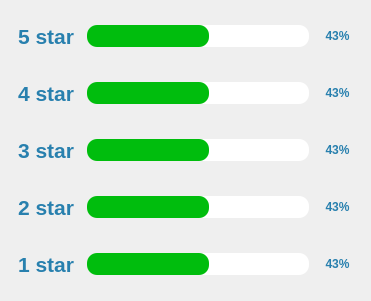
         <widget class="QWidget" name="layoutWidget">
          <property name="geometry">
           <rect>
            <x>0</x>
            <y>100</y>
            <width>371</width>
            <height>301</height>
           </rect>
          </property>
          <layout class="QVBoxLayout" name="verticalLayout_14">
           <item>
            <layout class="QHBoxLayout" name="horizontalLayout_6">
             <item>
              <widget class="QLabel" name="label_13">
               <property name="minimumSize">
                <size>
                 <width>70</width>
                 <height>0</height>
                </size>
               </property>
               <property name="styleSheet">
                <string notr="true">color: rgb(40, 128, 174);
 font: 14pt &quot;Segoe UI&quot;;</string>
               </property>
               <property name="text">
                <string>&lt;html&gt;&lt;head/&gt;&lt;body&gt;&lt;p&gt;&lt;span style=&quot; font-size:16pt; font-weight:700;&quot;&gt;5 star&lt;/span&gt;&lt;/p&gt;&lt;/body&gt;&lt;/html&gt;</string>
               </property>
               <property name="alignment">
                <set>Qt::AlignCenter</set>
               </property>
              </widget>
             </item>
             <item>
              <widget class="QProgressBar" name="progressBar_5star_1_7">
               <property name="styleSheet">
                <string notr="true">*{
 padding: 0 0 0 0px;
 margin: 0 0 0 0px;
 background-color: rgb(255, 255, 255);
 border-width: 0px;
 border-radius: 10px;                      
 }
 QProgressBar::chunk {
border-radius: 10px;
background-color: rgb(0, 189, 13);
 }</string>
               </property>
               <property name="value">
                <number>55</number>
               </property>
               <property name="textVisible">
                <bool>false</bool>
               </property>
              </widget>
             </item>
             <item>
              <widget class="QLabel" name="lb_5star_1_7">
               <property name="minimumSize">
                <size>
                 <width>45</width>
                 <height>0</height>
                </size>
               </property>
               <property name="styleSheet">
                <string notr="true">color: rgb(40, 128, 174);
 font: 14pt &quot;Segoe UI&quot;;</string>
               </property>
               <property name="text">
                <string>&lt;html&gt;&lt;head/&gt;&lt;body&gt;&lt;p&gt;&lt;span style=&quot; font-weight:700;&quot;&gt;43%&lt;/span&gt;&lt;/p&gt;&lt;/body&gt;&lt;/html&gt;</string>
               </property>
               <property name="alignment">
                <set>Qt::AlignCenter</set>
               </property>
              </widget>
             </item>
            </layout>
           </item>
           <item>
            <layout class="QHBoxLayout" name="horizontalLayout_9">
             <item>
              <widget class="QLabel" name="label_15">
               <property name="minimumSize">
                <size>
                 <width>70</width>
                 <height>0</height>
                </size>
               </property>
               <property name="styleSheet">
                <string notr="true">color: rgb(40, 128, 174);
 font: 14pt &quot;Segoe UI&quot;;</string>
               </property>
               <property name="text">
                <string>&lt;html&gt;&lt;head/&gt;&lt;body&gt;&lt;p&gt;&lt;span style=&quot; font-size:16pt; font-weight:700;&quot;&gt;4 star&lt;/span&gt;&lt;/p&gt;&lt;/body&gt;&lt;/html&gt;</string>
               </property>
               <property name="alignment">
                <set>Qt::AlignCenter</set>
               </property>
              </widget>
             </item>
             <item>
              <widget class="QProgressBar" name="progressBar_4star_1_7">
               <property name="styleSheet">
                <string notr="true">*{
 padding: 0 0 0 0px;
 margin: 0 0 0 0px;
 background-color: rgb(255, 255, 255);
 border-width: 0px;
 border-radius: 10px;                      
 }
 QProgressBar::chunk {
border-radius: 10px;
background-color: rgb(0, 189, 13);
 }</string>
               </property>
               <property name="value">
                <number>55</number>
               </property>
               <property name="textVisible">
                <bool>false</bool>
               </property>
              </widget>
             </item>
             <item>
              <widget class="QLabel" name="lb_4star_1_7">
               <property name="minimumSize">
                <size>
                 <width>45</width>
                 <height>0</height>
                </size>
               </property>
               <property name="styleSheet">
                <string notr="true">color: rgb(40, 128, 174);
 font: 14pt &quot;Segoe UI&quot;;</string>
               </property>
               <property name="text">
                <string>&lt;html&gt;&lt;head/&gt;&lt;body&gt;&lt;p&gt;&lt;span style=&quot; font-weight:700;&quot;&gt;43%&lt;/span&gt;&lt;/p&gt;&lt;/body&gt;&lt;/html&gt;</string>
               </property>
               <property name="alignment">
                <set>Qt::AlignCenter</set>
               </property>
              </widget>
             </item>
            </layout>
           </item>
           <item>
            <layout class="QHBoxLayout" name="horizontalLayout_10">
             <item>
              <widget class="QLabel" name="label_19">
               <property name="minimumSize">
                <size>
                 <width>70</width>
                 <height>0</height>
                </size>
               </property>
               <property name="styleSheet">
                <string notr="true">color: rgb(40, 128, 174);
 font: 14pt &quot;Segoe UI&quot;;</string>
               </property>
               <property name="text">
                <string>&lt;html&gt;&lt;head/&gt;&lt;body&gt;&lt;p&gt;&lt;span style=&quot; font-size:16pt; font-weight:700;&quot;&gt;3 star&lt;/span&gt;&lt;/p&gt;&lt;/body&gt;&lt;/html&gt;</string>
               </property>
               <property name="alignment">
                <set>Qt::AlignCenter</set>
               </property>
              </widget>
             </item>
             <item>
              <widget class="QProgressBar" name="progressBar_3star_1_7">
               <property name="styleSheet">
                <string notr="true">*{
 padding: 0 0 0 0px;
 margin: 0 0 0 0px;
 background-color: rgb(255, 255, 255);
 border-width: 0px;
 border-radius: 10px;                      
 }
 QProgressBar::chunk {
border-radius: 10px;
background-color: rgb(0, 189, 13);
 }</string>
               </property>
               <property name="value">
                <number>55</number>
               </property>
               <property name="textVisible">
                <bool>false</bool>
               </property>
              </widget>
             </item>
             <item>
              <widget class="QLabel" name="lb_3star_1_7">
               <property name="minimumSize">
                <size>
                 <width>45</width>
                 <height>0</height>
                </size>
               </property>
               <property name="styleSheet">
                <string notr="true">color: rgb(40, 128, 174);
 font: 14pt &quot;Segoe UI&quot;;</string>
               </property>
               <property name="text">
                <string>&lt;html&gt;&lt;head/&gt;&lt;body&gt;&lt;p&gt;&lt;span style=&quot; font-weight:700;&quot;&gt;43%&lt;/span&gt;&lt;/p&gt;&lt;/body&gt;&lt;/html&gt;</string>
               </property>
               <property name="alignment">
                <set>Qt::AlignCenter</set>
               </property>
              </widget>
             </item>
            </layout>
           </item>
           <item>
            <layout class="QHBoxLayout" name="horizontalLayout_11">
             <item>
              <widget class="QLabel" name="label_21">
               <property name="minimumSize">
                <size>
                 <width>70</width>
                 <height>0</height>
                </size>
               </property>
               <property name="styleSheet">
                <string notr="true">color: rgb(40, 128, 174);
 font: 14pt &quot;Segoe UI&quot;;</string>
               </property>
               <property name="text">
                <string>&lt;html&gt;&lt;head/&gt;&lt;body&gt;&lt;p&gt;&lt;span style=&quot; font-size:16pt; font-weight:700;&quot;&gt;2 star&lt;/span&gt;&lt;/p&gt;&lt;/body&gt;&lt;/html&gt;</string>
               </property>
               <property name="alignment">
                <set>Qt::AlignCenter</set>
               </property>
              </widget>
             </item>
             <item>
              <widget class="QProgressBar" name="progressBar_2star_1_7">
               <property name="styleSheet">
                <string notr="true">*{
 padding: 0 0 0 0px;
 margin: 0 0 0 0px;
 background-color: rgb(255, 255, 255);
 border-width: 0px;
 border-radius: 10px;                      
 }
 QProgressBar::chunk {
border-radius: 10px;
background-color: rgb(0, 189, 13);
 }</string>
               </property>
               <property name="value">
                <number>55</number>
               </property>
               <property name="textVisible">
                <bool>false</bool>
               </property>
              </widget>
             </item>
             <item>
              <widget class="QLabel" name="lb_2star_1_7">
               <property name="minimumSize">
                <size>
                 <width>45</width>
                 <height>0</height>
                </size>
               </property>
               <property name="styleSheet">
                <string notr="true">color: rgb(40, 128, 174);
 font: 14pt &quot;Segoe UI&quot;;</string>
               </property>
               <property name="text">
                <string>&lt;html&gt;&lt;head/&gt;&lt;body&gt;&lt;p&gt;&lt;span style=&quot; font-weight:700;&quot;&gt;43%&lt;/span&gt;&lt;/p&gt;&lt;/body&gt;&lt;/html&gt;</string>
               </property>
               <property name="alignment">
                <set>Qt::AlignCenter</set>
               </property>
              </widget>
             </item>
            </layout>
           </item>
           <item>
            <layout class="QHBoxLayout" name="horizontalLayout_12">
             <item>
              <widget class="QLabel" name="label_23">
               <property name="minimumSize">
                <size>
                 <width>70</width>
                 <height>0</height>
                </size>
               </property>
               <property name="styleSheet">
                <string notr="true">color: rgb(40, 128, 174);
 font: 14pt &quot;Segoe UI&quot;;</string>
               </property>
               <property name="text">
                <string>&lt;html&gt;&lt;head/&gt;&lt;body&gt;&lt;p&gt;&lt;span style=&quot; font-size:16pt; font-weight:700;&quot;&gt;1 star&lt;/span&gt;&lt;/p&gt;&lt;/body&gt;&lt;/html&gt;</string>
               </property>
               <property name="alignment">
                <set>Qt::AlignCenter</set>
               </property>
              </widget>
             </item>
             <item>
              <widget class="QProgressBar" name="progressBar_1star_1_7">
               <property name="styleSheet">
                <string notr="true">*{
 padding: 0 0 0 0px;
 margin: 0 0 0 0px;
 background-color: rgb(255, 255, 255);
 border-width: 0px;
 border-radius: 10px;                      
 }
 QProgressBar::chunk {
border-radius: 10px;
background-color: rgb(0, 189, 13);
 }</string>
               </property>
               <property name="value">
                <number>55</number>
               </property>
               <property name="textVisible">
                <bool>false</bool>
               </property>
              </widget>
             </item>
             <item>
              <widget class="QLabel" name="lb_1star_1_7">
               <property name="minimumSize">
                <size>
                 <width>45</width>
                 <height>0</height>
                </size>
               </property>
               <property name="styleSheet">
                <string notr="true">color: rgb(40, 128, 174);
 font: 14pt &quot;Segoe UI&quot;;</string>
               </property>
               <property name="text">
                <string>&lt;html&gt;&lt;head/&gt;&lt;body&gt;&lt;p&gt;&lt;span style=&quot; font-weight:700;&quot;&gt;43%&lt;/span&gt;&lt;/p&gt;&lt;/body&gt;&lt;/html&gt;</string>
               </property>
               <property name="alignment">
                <set>Qt::AlignCenter</set>
               </property>
              </widget>
             </item>
            </layout>
           </item>
          </layout>
         </widget>
